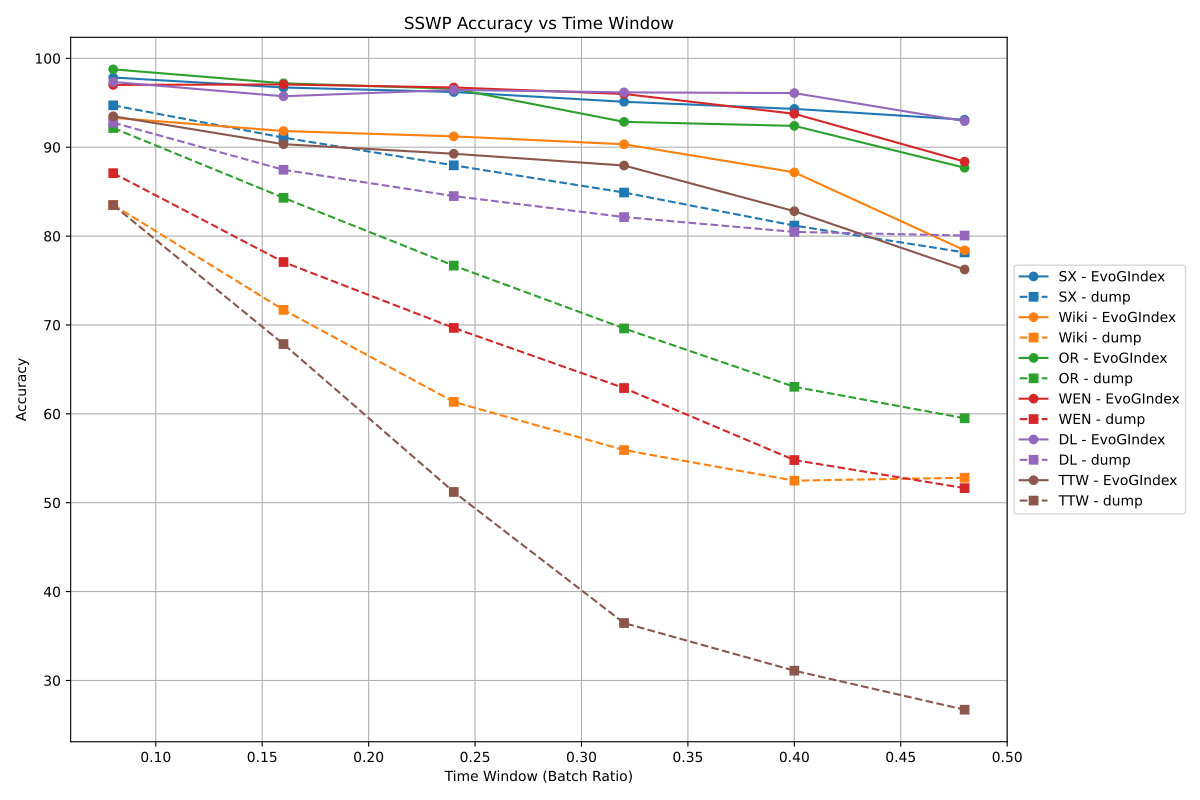

Recreate this plot in Python.

import matplotlib.pyplot as plt

data = {
    "SX": {
        "x": [0.08, 0.16, 0.24, 0.32, 0.4, 0.48],
        "EvoGIndex": [97.84, 96.72, 96.21, 95.11, 94.31, 93.09],
        "dump": [94.71, 91.08, 87.96, 84.9, 81.18, 78.16]
    },
    "Wiki": {
        "x": [0.08, 0.16, 0.24, 0.32, 0.4, 0.48],
        "EvoGIndex": [93.31, 91.82, 91.22, 90.33, 87.17, 78.4],
        "dump": [83.51, 71.7, 61.35, 55.92, 52.48, 52.81]
    },
    "OR": {
        "x": [0.08, 0.16, 0.24, 0.32, 0.4, 0.48],
        "EvoGIndex": [98.76, 97.19, 96.58, 92.85, 92.4, 87.69],
        "dump": [92.16, 84.31, 76.68, 69.61, 63.04, 59.5]
    },
    "WEN": {
        "x": [0.08, 0.16, 0.24, 0.32, 0.4, 0.48],
        "EvoGIndex": [97.01, 97.06, 96.72, 95.99, 93.76, 88.38],
        "dump": [87.08, 77.08, 69.67, 62.9, 54.8, 51.64]
    },
    "DL": {
        "x": [0.08, 0.16, 0.24, 0.32, 0.4, 0.48],
        "EvoGIndex": [97.34, 95.73, 96.45, 96.17, 96.09, 92.93],
        "dump": [92.76, 87.46, 84.5, 82.14, 80.47, 80.06]
    },
    "TTW": {
        "x": [0.08, 0.16, 0.24, 0.32, 0.4, 0.48],
        "EvoGIndex": [93.48, 90.34, 89.26, 87.94, 82.8, 76.24],
        "dump": [83.48, 67.85, 51.21, 36.46, 31.1, 26.71]
    }
}

colors = {"SX":"#1f77b4","Wiki":"#ff7f0e","OR":"#2ca02c","WEN":"#d62728","DL":"#9467bd","TTW":"#8c564b"}

plt.figure(figsize=(12,8))
for name, d in data.items():
    plt.plot(d["x"], d["EvoGIndex"], marker='o', linestyle='-', color=colors[name], label=f'{name} - EvoGIndex')
    plt.plot(d["x"], d["dump"], marker='s', linestyle='--', color=colors[name], label=f'{name} - dump')
plt.title("SSWP Accuracy vs Time Window")
plt.xlabel("Time Window (Batch Ratio)")
plt.ylabel("Accuracy")
plt.grid(True)
plt.legend(loc='center left', bbox_to_anchor=(1, 0.5))
plt.tight_layout()
plt.savefig("SSWP_index_accuracy.pdf")
plt.show()
